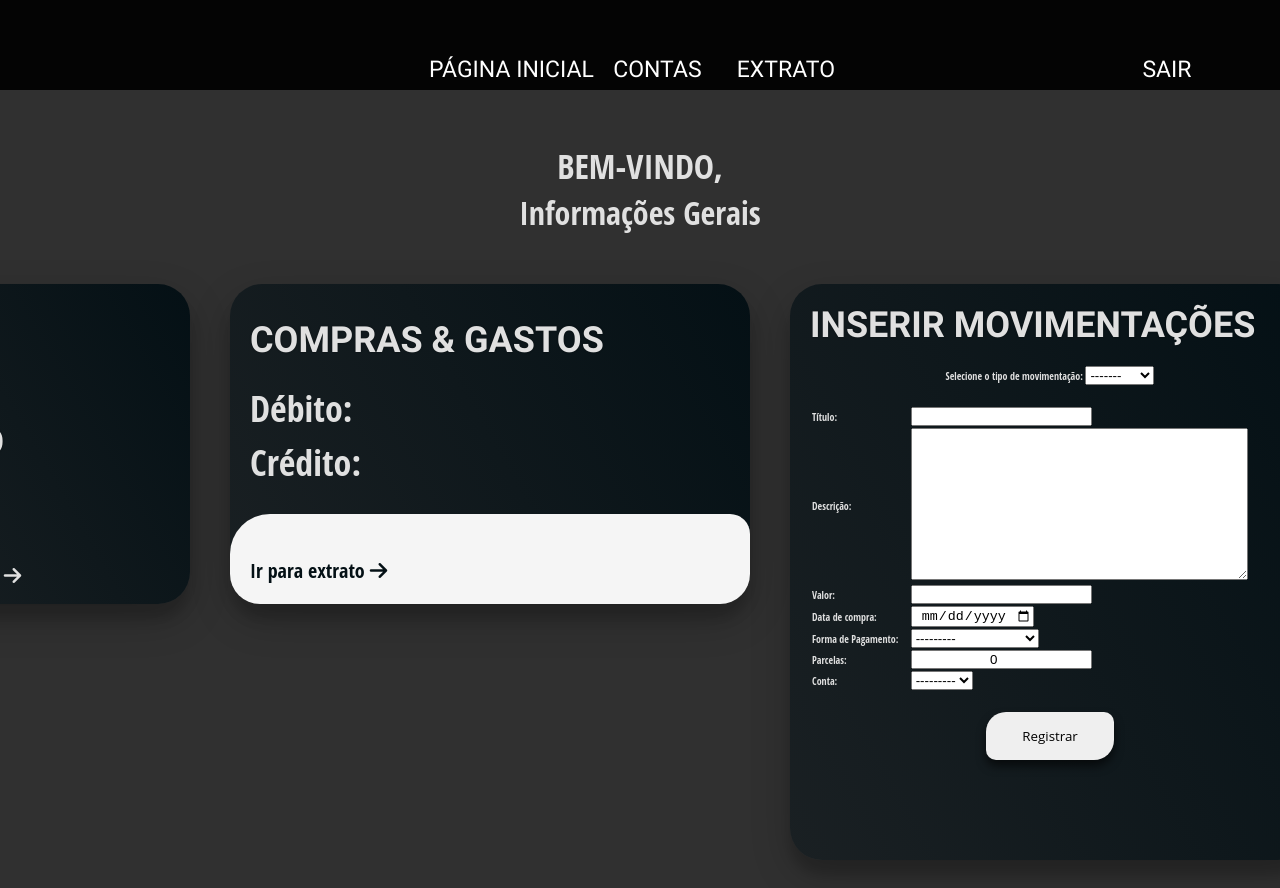
Page /output/ (signed in) on the earlier database version.
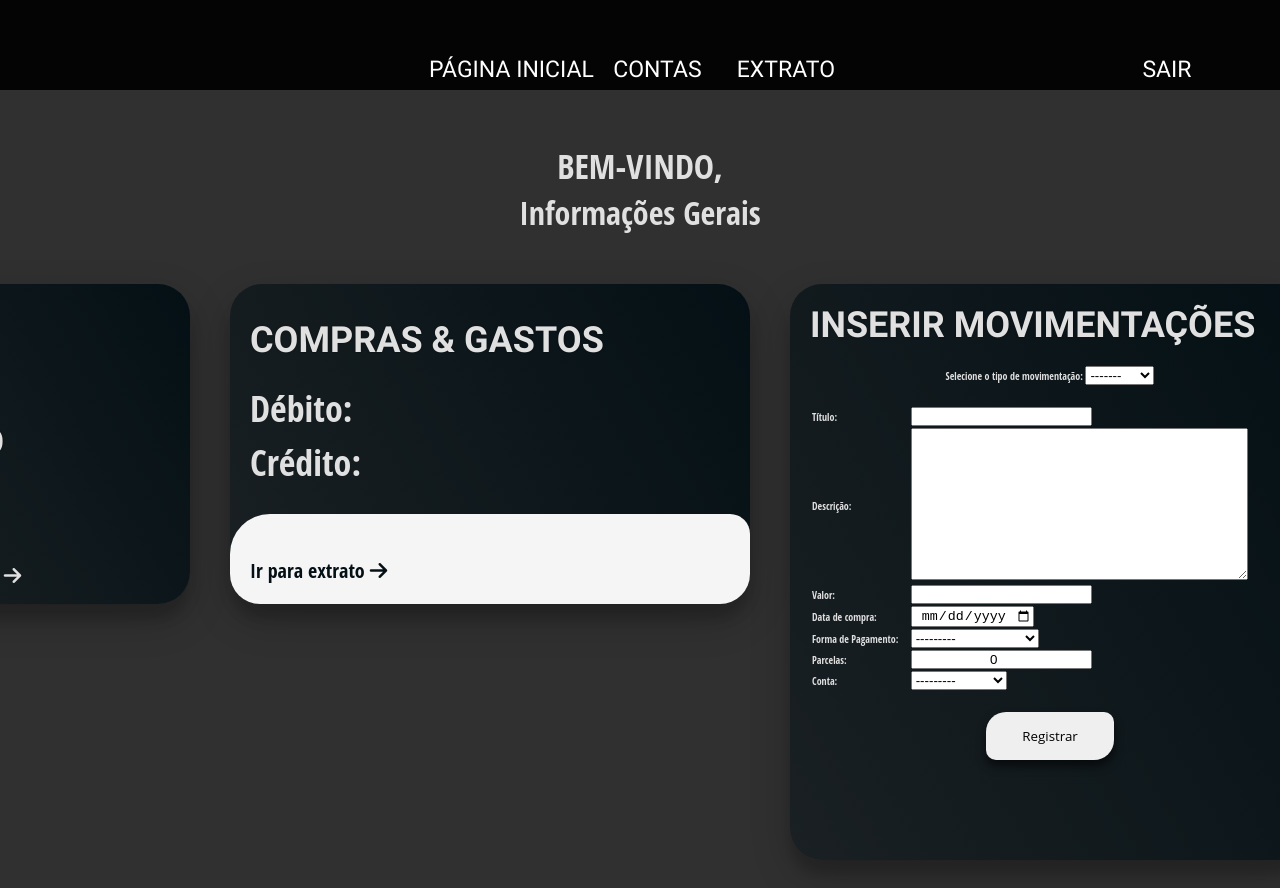
Same page on the later database version.
### core/models.py (models this page shows)
class totalBalance(models.Model):
  account = models.CharField(max_length=8,
                             verbose_name="Conta",
                             primary_key=True)
  bank = models.CharField(max_length=100,
                          verbose_name="Banco",
                          )
  balance = models.DecimalField(max_digits=20,
                                decimal_places=2,
                                verbose_name="Saldo",
                                )
  register_date = models.DateTimeField(auto_now=True,
                                       verbose_name="Inserido em")
  user = models.ForeignKey(User, on_delete=models.CASCADE)
  class Meta:
    db_table = 'totalBalance'
  def __str__(self):
    return self.bank

### core/views.py (the view, shortened to what this page needs)
# urls.py: path('output/', views.insertOutput, name='insertOutput'),
def insertOutput(request):
    user = request.user
    infos = query_db(user)
    form = addOutput(user=user)
    infos['form'] = form
    if request.method == "POST":
        return HttpResponseRedirect(request.POST.get('moviment_type'))
    return render(request, 'form_output.html', context=infos)

### core/forms.py
class addOutput(ModelForm):
    class Meta:
        model = moneyOutputs
        fields = ['title',
                  'description',
                  'value',
                  'output_date',
                  'payment_type',
                  'installments',
                  'account']
        labels = {'description': 'Descrição',
                  'payment_type': 'Forma de Pagamento'}
        widgets = {
            'output_date': DateInput(format=('%d/%m/%Y'),
                                     attrs = {'class': 'form-control',
                                              'placeholder': 'Dia da compra',
                                              'type': 'date'}),
        }
    def __init__(self, user=None, **kwargs):
        super(addOutput, self).__init__(**kwargs)
        if user:
            self.fields['account'].queryset= totalBalance.objects.filter(user=user)

### core/templates/form_output.html
{% extends 'index.html' %}
{% block form %}
<div class="post-form">
    <table>
        {{ form.as_table }}
    </table>
</div>
<div class="button-box">
    <a href="submit/">
        <button type="submit">Registrar</button>
    </a>
</div>
</form>
</div>
{% endblock %}

Differences in the rows shown:
added totalBalance: account "---------"
Other differences:
form field account: "---------" → (not shown)
